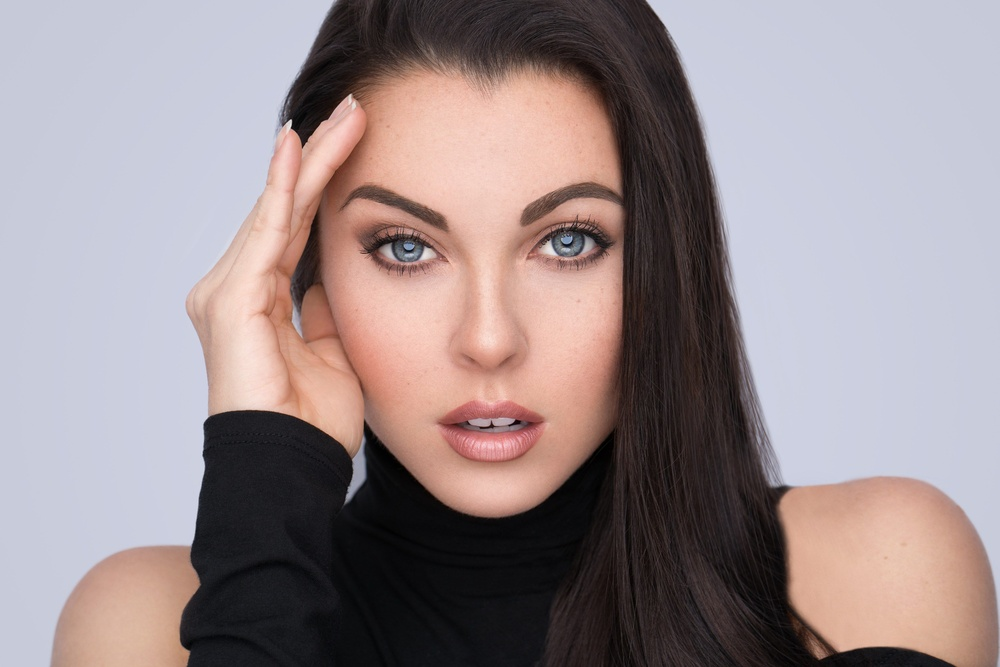
#> input picture Kodi/Attels5.jpg, 1000 x 667 px, shrunk from 3976 x 2652 before the run
$ python OpenCV_LBP_facerec.py
#> lines starting #> are read from the running program, lines starting #| are printed output that depends on the picture; after the words box and inside, x2 and y2 are one past the last pixel; in counts of white or black regions, pixels touching at a corner belong together
#> further down, test2 is the input picture: shape (667, 1000, 3); mean B, G, R 141.8, 139.7, 153.4
# -*- coding: utf-8 -*-
"""
Created on Wed Jan 13 16:25:09 2019

@author: Nils
"""
#Attēli:Attels1 Attels2 Attels3 Attels4 Attels5

#Tiek import modeļi
import cv2
import matplotlib.pyplot as plt
import time

#Sāk laiku skaitīt
l1 = time.time()

def sejas_atrast_img(lbp_face_cascade, colored_img, scaleFactor = 1.2):
#> called with scaleFactor = 1.2
    img_copy = colored_img.copy()

    gray = cv2.cvtColor(img_copy, cv2.COLOR_BGR2GRAY)
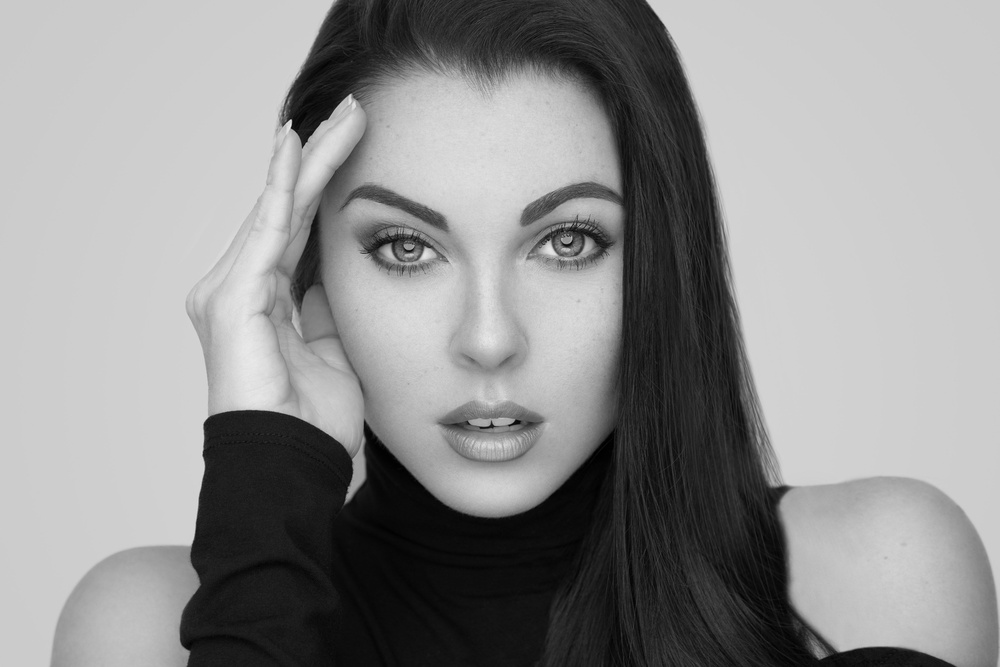
#> gray: shape (667, 1000); min 0, max 237, mean 144.1

    faces = lbp_face_cascade.detectMultiScale(gray, scaleFactor=scaleFactor, minNeighbors=4);
#> faces = [[355, 192, 266, 266]]

    for (x, y, w, h) in faces:
        cv2.rectangle(img_copy, (x, y), (x+w, y+h), (0, 255, 0), 2)
#> this loop made 1 pass
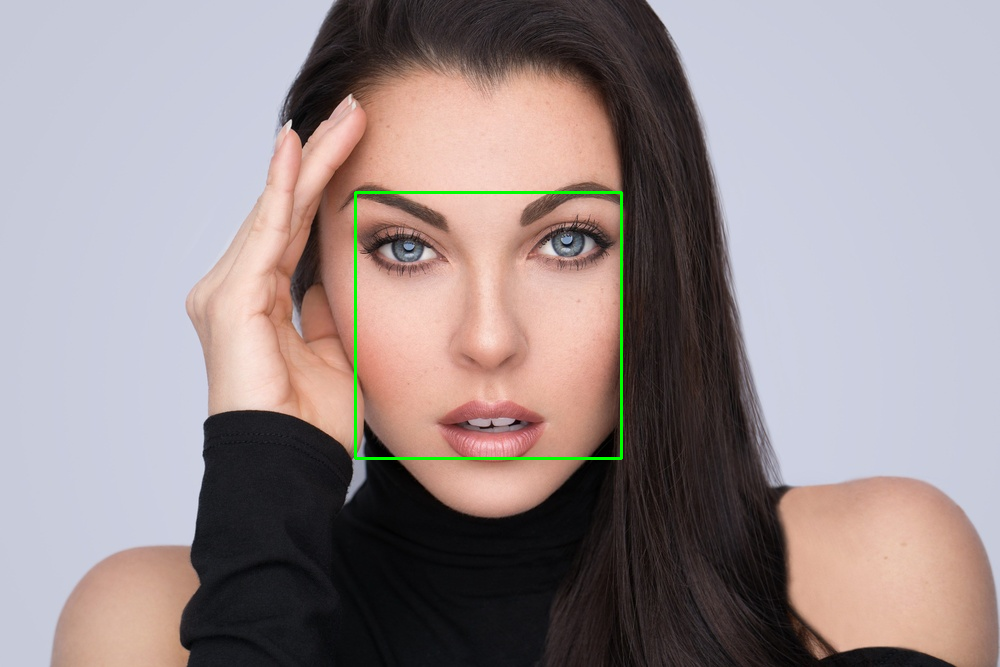
#> img_copy: shape (667, 1000, 3); 0.48% of pixels changed, all inside (x1, y1, x2, y2) = (354, 191, 623, 460)

    return img_copy

#Ielādē uztrenetu kaskadesanas klasifikatoru
lbp_face_cascade = cv2.CascadeClassifier('lbpcascade_frontalface_improved.xml')

#ielādēt attēlu
test2 = cv2.imread('Attels5.jpg')

#call our function to detect faces
detect_faces = sejas_atrast_img(lbp_face_cascade, test2)

#convert image to RGB and show image
plt.imshow(detect_faces)


#beidz laiku skaitīt
l2 = time.time()
#laika diference
ld1 = l2 - l1
#izvada laika diferenci
print("LBP: "+str(ld1))

$ run again, with Kodi/Attels1.jpg copied over Kodi/Attels5.jpg
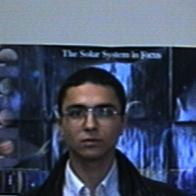
#> input picture Kodi/Attels1.jpg, 196 x 196 px
#> test2 is the input picture: shape (196, 196, 3); mean B, G, R 102.1, 79.3, 69.1
#> in sejas_atrast_img, `gray = cv2.cvtColor(img_copy, cv2.COLOR_BGR2GRAY)`:
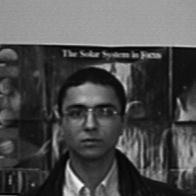
#> gray: shape (196, 196); min 1, max 247, mean 78.9
#> faces = [[65, 101, 50, 50]]
#> the loop in sejas_atrast_img, `for (x, y, w, h) in faces:` made 1 pass
#> after the loop in sejas_atrast_img, `for (x, y, w, h) in faces:`:
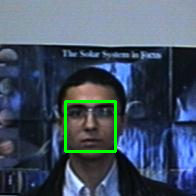
#> img_copy: shape (196, 196, 3); 1.55% of pixels changed, all inside (x1, y1, x2, y2) = (64, 100, 117, 153)

$ run again, with Kodi/Attels2.jpg copied over Kodi/Attels5.jpg
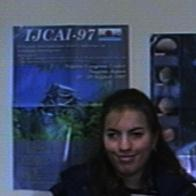
#> input picture Kodi/Attels2.jpg, 196 x 196 px
#> test2 is the input picture: shape (196, 196, 3); mean B, G, R 86.5, 65.3, 56.8
#> in sejas_atrast_img, `gray = cv2.cvtColor(img_copy, cv2.COLOR_BGR2GRAY)`:
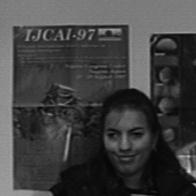
#> gray: shape (196, 196); min 1, max 216, mean 65.2
#> faces = [[102, 124, 46, 46]]
#> the loop in sejas_atrast_img, `for (x, y, w, h) in faces:` made 1 pass
#> after the loop in sejas_atrast_img, `for (x, y, w, h) in faces:`:
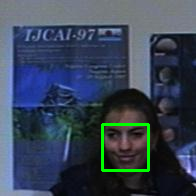
#> img_copy: shape (196, 196, 3); 1.43% of pixels changed, all inside (x1, y1, x2, y2) = (101, 123, 150, 172)

$ run again, with Kodi/Attels3.jpg copied over Kodi/Attels5.jpg
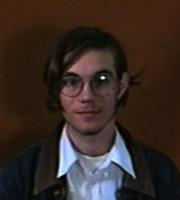
#> input picture Kodi/Attels3.jpg, 180 x 200 px
#> test2 is the input picture: shape (200, 180, 3); mean B, G, R 37.1, 42.3, 55.3
#> in sejas_atrast_img, `gray = cv2.cvtColor(img_copy, cv2.COLOR_BGR2GRAY)`:
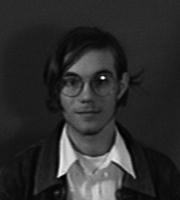
#> gray: shape (200, 180); min 1, max 251, mean 45.6
#> faces = [[59, 69, 55, 55]]
#> the loop in sejas_atrast_img, `for (x, y, w, h) in faces:` made 1 pass
#> after the loop in sejas_atrast_img, `for (x, y, w, h) in faces:`:
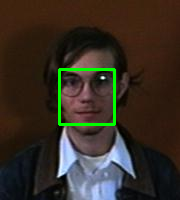
#> img_copy: shape (200, 180, 3); 1.82% of pixels changed, all inside (x1, y1, x2, y2) = (58, 68, 116, 126)
